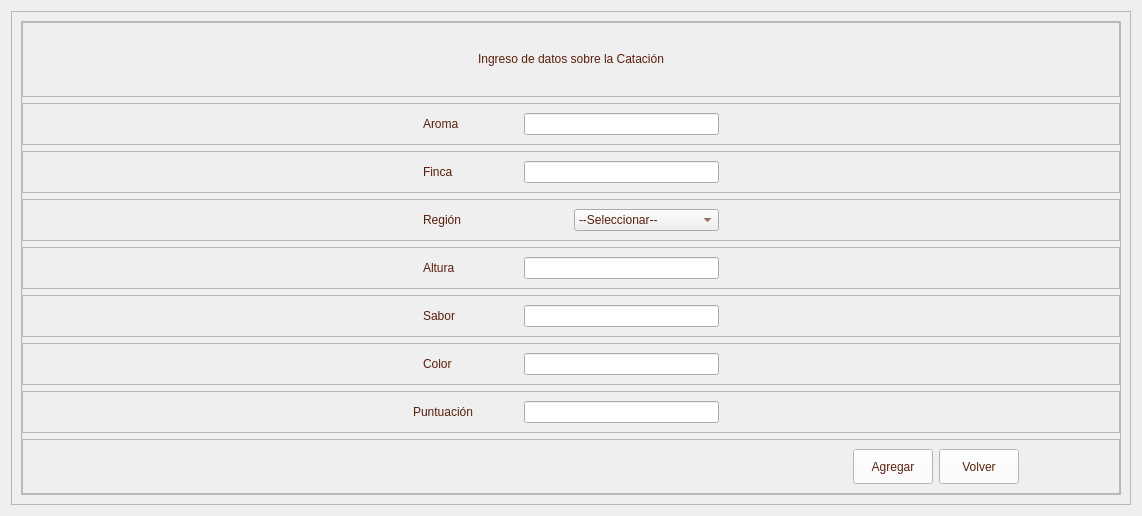
         <widget class="QWidget" name="page_catacion_agregar">
          <layout class="QVBoxLayout" name="verticalLayout_53">
           <item>
            <widget class="QFrame" name="frame_126">
             <property name="frameShape">
              <enum>QFrame::StyledPanel</enum>
             </property>
             <property name="frameShadow">
              <enum>QFrame::Raised</enum>
             </property>
             <layout class="QVBoxLayout" name="verticalLayout_56">
              <item>
               <widget class="QFrame" name="frame_127">
                <property name="minimumSize">
                 <size>
                  <width>1100</width>
                  <height>0</height>
                 </size>
                </property>
                <property name="maximumSize">
                 <size>
                  <width>550</width>
                  <height>16777215</height>
                 </size>
                </property>
                <property name="frameShape">
                 <enum>QFrame::StyledPanel</enum>
                </property>
                <property name="frameShadow">
                 <enum>QFrame::Raised</enum>
                </property>
                <layout class="QVBoxLayout" name="verticalLayout_54">
                 <property name="leftMargin">
                  <number>0</number>
                 </property>
                 <property name="topMargin">
                  <number>0</number>
                 </property>
                 <property name="rightMargin">
                  <number>0</number>
                 </property>
                 <property name="bottomMargin">
                  <number>0</number>
                 </property>
                 <item>
                  <widget class="QFrame" name="frame_128">
                   <property name="minimumSize">
                    <size>
                     <width>0</width>
                     <height>75</height>
                    </size>
                   </property>
                   <property name="maximumSize">
                    <size>
                     <width>16777215</width>
                     <height>75</height>
                    </size>
                   </property>
                   <property name="frameShape">
                    <enum>QFrame::StyledPanel</enum>
                   </property>
                   <property name="frameShadow">
                    <enum>QFrame::Raised</enum>
                   </property>
                   <layout class="QVBoxLayout" name="verticalLayout_55">
                    <item>
                     <widget class="QLabel" name="label_65">
                      <property name="minimumSize">
                       <size>
                        <width>0</width>
                        <height>50</height>
                       </size>
                      </property>
                      <property name="maximumSize">
                       <size>
                        <width>16777215</width>
                        <height>50</height>
                       </size>
                      </property>
                      <property name="styleSheet">
                       <string notr="true">color: rgb(89, 31, 11);
font: 75 12pt &quot;Open Sans Semibold&quot;</string>
                      </property>
                      <property name="text">
                       <string>Ingreso de datos sobre la Catación</string>
                      </property>
                      <property name="alignment">
                       <set>Qt::AlignCenter</set>
                      </property>
                     </widget>
                    </item>
                   </layout>
                  </widget>
                 </item>
                 <item>
                  <widget class="QFrame" name="frame_130">
                   <property name="frameShape">
                    <enum>QFrame::StyledPanel</enum>
                   </property>
                   <property name="frameShadow">
                    <enum>QFrame::Raised</enum>
                   </property>
                   <layout class="QHBoxLayout" name="horizontalLayout_72">
                    <property name="leftMargin">
                     <number>400</number>
                    </property>
                    <property name="rightMargin">
                     <number>400</number>
                    </property>
                    <item>
                     <widget class="QLabel" name="label_49">
                      <property name="styleSheet">
                       <string notr="true">color: rgb(89, 31, 11);
font: 75 10pt &quot;Open Sans Semibold&quot;</string>
                      </property>
                      <property name="text">
                       <string>Aroma</string>
                      </property>
                     </widget>
                    </item>
                    <item>
                     <widget class="QLineEdit" name="aroma_catacion">
                      <property name="minimumSize">
                       <size>
                        <width>195</width>
                        <height>0</height>
                       </size>
                      </property>
                      <property name="maximumSize">
                       <size>
                        <width>190</width>
                        <height>16777215</height>
                       </size>
                      </property>
                     </widget>
                    </item>
                   </layout>
                  </widget>
                 </item>
                 <item>
                  <widget class="QFrame" name="frame_131">
                   <property name="frameShape">
                    <enum>QFrame::StyledPanel</enum>
                   </property>
                   <property name="frameShadow">
                    <enum>QFrame::Raised</enum>
                   </property>
                   <layout class="QHBoxLayout" name="horizontalLayout_73">
                    <property name="leftMargin">
                     <number>400</number>
                    </property>
                    <property name="rightMargin">
                     <number>400</number>
                    </property>
                    <item>
                     <widget class="QLabel" name="label_66">
                      <property name="styleSheet">
                       <string notr="true">color: rgb(89, 31, 11);
font: 75 10pt &quot;Open Sans Semibold&quot;</string>
                      </property>
                      <property name="text">
                       <string>Finca</string>
                      </property>
                     </widget>
                    </item>
                    <item>
                     <widget class="QLineEdit" name="finca_catacion">
                      <property name="minimumSize">
                       <size>
                        <width>190</width>
                        <height>0</height>
                       </size>
                      </property>
                      <property name="maximumSize">
                       <size>
                        <width>195</width>
                        <height>16777215</height>
                       </size>
                      </property>
                     </widget>
                    </item>
                   </layout>
                  </widget>
                 </item>
                 <item>
                  <widget class="QFrame" name="frame_132">
                   <property name="frameShape">
                    <enum>QFrame::StyledPanel</enum>
                   </property>
                   <property name="frameShadow">
                    <enum>QFrame::Raised</enum>
                   </property>
                   <layout class="QHBoxLayout" name="horizontalLayout_71">
                    <property name="leftMargin">
                     <number>400</number>
                    </property>
                    <property name="rightMargin">
                     <number>400</number>
                    </property>
                    <item>
                     <widget class="QLabel" name="label_67">
                      <property name="styleSheet">
                       <string notr="true">color: rgb(89, 31, 11);
font: 75 10pt &quot;Open Sans Semibold&quot;</string>
                      </property>
                      <property name="text">
                       <string>Región</string>
                      </property>
                     </widget>
                    </item>
                    <item>
                     <widget class="QComboBox" name="region_catacion">
                      <property name="styleSheet">
                       <string notr="true">color: rgb(89, 31, 11);
font: 75 10pt &quot;Open Sans Semibold&quot;</string>
                      </property>
                      <item>
                       <property name="text">
                        <string>--Seleccionar--</string>
                       </property>
                      </item>
                      <item>
                       <property name="text">
                        <string>Huehuetenango</string>
                       </property>
                      </item>
                      <item>
                       <property name="text">
                        <string>San Marcos</string>
                       </property>
                      </item>
                      <item>
                       <property name="text">
                        <string>Antigua Guatemala</string>
                       </property>
                      </item>
                      <item>
                       <property name="text">
                        <string>Acatenango</string>
                       </property>
                      </item>
                      <item>
                       <property name="text">
                        <string>Fraijanes</string>
                       </property>
                      </item>
                      <item>
                       <property name="text">
                        <string>Coban</string>
                       </property>
                      </item>
                      <item>
                       <property name="text">
                        <string>Nuevo Oriente</string>
                       </property>
                      </item>
                      <item>
                       <property name="text">
                        <string>Atitlan</string>
                       </property>
                      </item>
                     </widget>
                    </item>
                   </layout>
                  </widget>
                 </item>
                 <item>
                  <widget class="QFrame" name="frame_133">
                   <property name="frameShape">
                    <enum>QFrame::StyledPanel</enum>
                   </property>
                   <property name="frameShadow">
                    <enum>QFrame::Raised</enum>
                   </property>
                   <layout class="QHBoxLayout" name="horizontalLayout_74">
                    <property name="leftMargin">
                     <number>400</number>
                    </property>
                    <property name="rightMargin">
                     <number>400</number>
                    </property>
                    <item>
                     <widget class="QLabel" name="label_68">
                      <property name="styleSheet">
                       <string notr="true">color: rgb(89, 31, 11);
font: 75 10pt &quot;Open Sans Semibold&quot;</string>
                      </property>
                      <property name="text">
                       <string>Altura</string>
                      </property>
                     </widget>
                    </item>
                    <item>
                     <widget class="QLineEdit" name="altura_catacion">
                      <property name="minimumSize">
                       <size>
                        <width>195</width>
                        <height>0</height>
                       </size>
                      </property>
                      <property name="maximumSize">
                       <size>
                        <width>190</width>
                        <height>16777215</height>
                       </size>
                      </property>
                     </widget>
                    </item>
                   </layout>
                  </widget>
                 </item>
                 <item>
                  <widget class="QFrame" name="frame_136">
                   <property name="frameShape">
                    <enum>QFrame::StyledPanel</enum>
                   </property>
                   <property name="frameShadow">
                    <enum>QFrame::Raised</enum>
                   </property>
                   <layout class="QHBoxLayout" name="horizontalLayout_75">
                    <property name="leftMargin">
                     <number>400</number>
                    </property>
                    <property name="rightMargin">
                     <number>400</number>
                    </property>
                    <item>
                     <widget class="QLabel" name="label_69">
                      <property name="styleSheet">
                       <string notr="true">color: rgb(89, 31, 11);
font: 75 10pt &quot;Open Sans Semibold&quot;</string>
                      </property>
                      <property name="text">
                       <string>Sabor</string>
                      </property>
                     </widget>
                    </item>
                    <item>
                     <widget class="QLineEdit" name="sabor_catacion">
                      <property name="minimumSize">
                       <size>
                        <width>195</width>
                        <height>0</height>
                       </size>
                      </property>
                      <property name="maximumSize">
                       <size>
                        <width>190</width>
                        <height>16777215</height>
                       </size>
                      </property>
                     </widget>
                    </item>
                   </layout>
                  </widget>
                 </item>
                 <item>
                  <widget class="QFrame" name="frame_137">
                   <property name="frameShape">
                    <enum>QFrame::StyledPanel</enum>
                   </property>
                   <property name="frameShadow">
                    <enum>QFrame::Raised</enum>
                   </property>
                   <layout class="QHBoxLayout" name="horizontalLayout_77">
                    <property name="leftMargin">
                     <number>400</number>
                    </property>
                    <property name="rightMargin">
                     <number>400</number>
                    </property>
                    <item>
                     <widget class="QLabel" name="label_70">
                      <property name="styleSheet">
                       <string notr="true">color: rgb(89, 31, 11);
font: 75 10pt &quot;Open Sans Semibold&quot;</string>
                      </property>
                      <property name="text">
                       <string>Color</string>
                      </property>
                     </widget>
                    </item>
                    <item>
                     <widget class="QLineEdit" name="color_catacion">
                      <property name="minimumSize">
                       <size>
                        <width>195</width>
                        <height>0</height>
                       </size>
                      </property>
                      <property name="maximumSize">
                       <size>
                        <width>190</width>
                        <height>16777215</height>
                       </size>
                      </property>
                     </widget>
                    </item>
                   </layout>
                  </widget>
                 </item>
                 <item>
                  <widget class="QFrame" name="frame_138">
                   <property name="frameShape">
                    <enum>QFrame::StyledPanel</enum>
                   </property>
                   <property name="frameShadow">
                    <enum>QFrame::Raised</enum>
                   </property>
                   <layout class="QHBoxLayout" name="horizontalLayout_78">
                    <property name="leftMargin">
                     <number>390</number>
                    </property>
                    <property name="rightMargin">
                     <number>400</number>
                    </property>
                    <item>
                     <widget class="QLabel" name="label_71">
                      <property name="styleSheet">
                       <string notr="true">color: rgb(89, 31, 11);
font: 75 10pt &quot;Open Sans Semibold&quot;</string>
                      </property>
                      <property name="text">
                       <string>Puntuación</string>
                      </property>
                     </widget>
                    </item>
                    <item>
                     <widget class="QLineEdit" name="puntuacion_catacion">
                      <property name="minimumSize">
                       <size>
                        <width>195</width>
                        <height>0</height>
                       </size>
                      </property>
                      <property name="maximumSize">
                       <size>
                        <width>190</width>
                        <height>16777215</height>
                       </size>
                      </property>
                     </widget>
                    </item>
                   </layout>
                  </widget>
                 </item>
                 <item>
                  <widget class="QFrame" name="frame_134">
                   <property name="frameShape">
                    <enum>QFrame::StyledPanel</enum>
                   </property>
                   <property name="frameShadow">
                    <enum>QFrame::Raised</enum>
                   </property>
                   <property name="midLineWidth">
                    <number>0</number>
                   </property>
                   <layout class="QHBoxLayout" name="horizontalLayout_76">
                    <property name="leftMargin">
                     <number>200</number>
                    </property>
                    <property name="rightMargin">
                     <number>100</number>
                    </property>
                    <item>
                     <spacer name="horizontalSpacer_29">
                      <property name="orientation">
                       <enum>Qt::Horizontal</enum>
                      </property>
                      <property name="sizeHint" stdset="0">
                       <size>
                        <width>40</width>
                        <height>20</height>
                       </size>
                      </property>
                     </spacer>
                    </item>
                    <item>
                     <widget class="QPushButton" name="cafeComprarBTN_2">
                      <property name="minimumSize">
                       <size>
                        <width>0</width>
                        <height>35</height>
                       </size>
                      </property>
                      <property name="styleSheet">
                       <string notr="true">QFrame{
background-color: rgb(51, 157, 255);
}

QPushButton{
color: rgb(89, 31, 11);
background-color: rgb(255, 255, 255);
font: 75 9pt &quot;Open Sans Semibold&quot;
}

QPushButton:hover{
color: rgb(255, 255, 255);
background-color: rgb(209, 172, 127);
font: 75 9pt  &quot;Open Sans Semibold&quot;
}
</string>
                      </property>
                      <property name="text">
                       <string>Agregar</string>
                      </property>
                     </widget>
                    </item>
                    <item>
                     <widget class="QPushButton" name="btn_volver_catacion">
                      <property name="minimumSize">
                       <size>
                        <width>0</width>
                        <height>35</height>
                       </size>
                      </property>
                      <property name="styleSheet">
                       <string notr="true">QFrame{
background-color: rgb(51, 157, 255);
}

QPushButton{
color: rgb(89, 31, 11);
background-color: rgb(255, 255, 255);
font: 75 9pt &quot;Open Sans Semibold&quot;
}

QPushButton:hover{
color: rgb(255, 255, 255);
background-color: rgb(209, 172, 127);
font: 75 9pt  &quot;Open Sans Semibold&quot;
}
</string>
                      </property>
                      <property name="text">
                       <string>Volver</string>
                      </property>
                     </widget>
                    </item>
                   </layout>
                  </widget>
                 </item>
                </layout>
               </widget>
              </item>
             </layout>
            </widget>
           </item>
          </layout>
         </widget>
